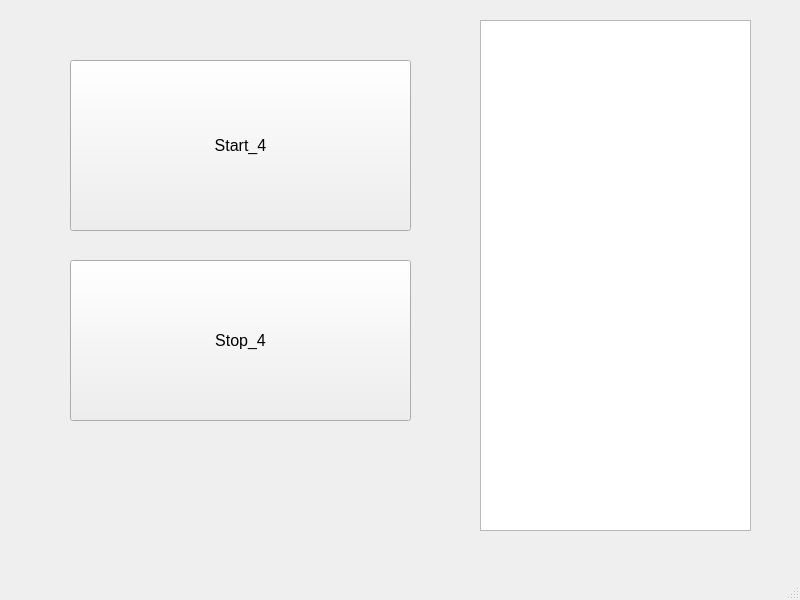
<?xml version="1.0" encoding="UTF-8"?>
<ui version="4.0">
 <class>MainWindow</class>
 <widget class="QMainWindow" name="MainWindow">
  <property name="geometry">
   <rect>
    <x>0</x>
    <y>0</y>
    <width>800</width>
    <height>600</height>
   </rect>
  </property>
  <property name="windowTitle">
   <string>MainWindow</string>
  </property>
  <widget class="QWidget" name="centralwidget">
   <widget class="QTextEdit" name="textinfo">
    <property name="geometry">
     <rect>
      <x>480</x>
      <y>20</y>
      <width>271</width>
      <height>511</height>
     </rect>
    </property>
   </widget>
   <widget class="QPushButton" name="starting">
    <property name="geometry">
     <rect>
      <x>70</x>
      <y>60</y>
      <width>341</width>
      <height>171</height>
     </rect>
    </property>
    <property name="font">
     <font>
      <pointsize>12</pointsize>
     </font>
    </property>
    <property name="text">
     <string>Start_4</string>
    </property>
   </widget>
   <widget class="QPushButton" name="stoping">
    <property name="geometry">
     <rect>
      <x>70</x>
      <y>260</y>
      <width>341</width>
      <height>161</height>
     </rect>
    </property>
    <property name="font">
     <font>
      <pointsize>12</pointsize>
     </font>
    </property>
    <property name="text">
     <string>Stop_4</string>
    </property>
   </widget>
  </widget>
  <widget class="QMenuBar" name="menubar">
   <property name="geometry">
    <rect>
     <x>0</x>
     <y>0</y>
     <width>800</width>
     <height>20</height>
    </rect>
   </property>
  </widget>
  <widget class="QStatusBar" name="statusbar"/>
 </widget>
 <resources/>
 <connections/>
</ui>
